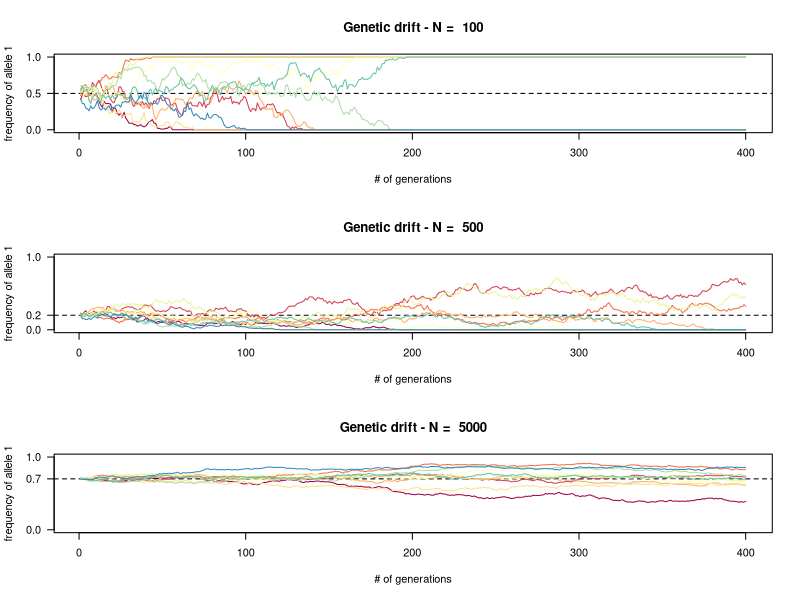

Recreate this plot in R.
## ---- chunk 1
visGenDrift = function (N, numGen, numRep, p0) {

  # create an empty matrix to store the frequency of allele 1 for each generation and each replicate
  # this table will be used to plot the results
  # the initial frequencies p0 are not stored or plotted
  Allel_freq = matrix (nrow = numGen, ncol = numRep)
  
  # the function has 2 nested loops: The first to loop over the replicates, the second to loop over the generations of a replicate
  Rep = 1 # set replicate counter to 1
  while (Rep < numRep+1) {
  
    # create an empty matrix for the current replicate to fill in the alleles of each individual:
    Allel_Table = matrix (nrow = N, ncol = numGen)
    G = 0 # reset the generation counter to 0
    P = p0 # reset allele 1 frequency P to p0
    
      while (G < numGen) {
  
        # Calculate the alleles of generation G+1 (using the frequency of allele 1 in generation G)
        Allel_Table[,G+1] = rbinom (N,1,P)
        
        # Calculate the new allele 1 frequency
        P = length (which (Allel_Table[,G+1] == 1))/N
        
        G = G+1 # increase the generation counter
        
        # store the allele frequency of the current generation and replicate
        Allel_freq[G,Rep] = P
  
        }  
    
    Rep = Rep+1 # increase the replicate counter
    
  }
 
  # --------------------- Plot the allele frequencies ------------------------------
  
  # select as many colors as there are replicates
  # 11 colors in ColorBrewer Spectral, therefore max. of 11 replicates
  library (RColorBrewer)
  cols = brewer.pal (n = Rep, name = "Spectral")

  Title = paste("Genetic drift - N = " , N)
  
  # plot the first replicate, addiditional replicates added by loop below:
  plot (Allel_freq[,1], type="l" ,ylim=c(0:1), main=Title, xlab="# of generations", ylab="frequency of allele 1", yaxt = 'n', col=cols)
  axis(2,las=2, at=c(0,p0,1)) # add the y axis tick marks
  abline(h=p0, lty=2) # add a horizontal line indicating p0
  
  Rep = 2
  while (Rep < numRep+1) {
    lines(Allel_freq[,Rep], col=cols[Rep])
    Rep = Rep+1
  }  
}
## ---- chunk 2
pdf(file=".\\Genetic_drift_plots.pdf") # file name and folder

# create a layout with 3 panes
layout_3 = layout(matrix(c(1,2,3), 3, 1))

# add 3 simulations with different population sizes and allele frequencies to the panes:
visGenDrift(100, 400, 10, 0.5)
visGenDrift(500, 400, 10, 0.2)
visGenDrift(5000, 400, 10, 0.7)

dev.off() # close the pdf
